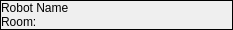
<?xml version="1.0" encoding="UTF-8"?>
<ui version="4.0">
 <class>TTBRobotWidget</class>
 <widget class="QFrame" name="TTBRobotWidget">
  <property name="enabled">
   <bool>true</bool>
  </property>
  <property name="geometry">
   <rect>
    <x>0</x>
    <y>0</y>
    <width>233</width>
    <height>48</height>
   </rect>
  </property>
  <property name="sizePolicy">
   <sizepolicy hsizetype="MinimumExpanding" vsizetype="MinimumExpanding">
    <horstretch>0</horstretch>
    <verstretch>0</verstretch>
   </sizepolicy>
  </property>
  <property name="minimumSize">
   <size>
    <width>0</width>
    <height>0</height>
   </size>
  </property>
  <property name="maximumSize">
   <size>
    <width>380</width>
    <height>300</height>
   </size>
  </property>
  <property name="frameShape">
   <enum>QFrame::Box</enum>
  </property>
  <layout class="QVBoxLayout" name="controlledRobotVerticalLayout" stretch="0,0">
   <property name="spacing">
    <number>0</number>
   </property>
   <property name="sizeConstraint">
    <enum>QLayout::SetMaximumSize</enum>
   </property>
   <property name="leftMargin">
    <number>0</number>
   </property>
   <property name="topMargin">
    <number>0</number>
   </property>
   <property name="rightMargin">
    <number>0</number>
   </property>
   <property name="bottomMargin">
    <number>0</number>
   </property>
   <item>
    <widget class="QLabel" name="robotNameLbl">
     <property name="maximumSize">
      <size>
       <width>16777215</width>
       <height>14</height>
      </size>
     </property>
     <property name="text">
      <string>Robot Name</string>
     </property>
    </widget>
   </item>
   <item>
    <layout class="QHBoxLayout" name="horizontalLayout">
     <item>
      <widget class="QLabel" name="RoomLbl">
       <property name="maximumSize">
        <size>
         <width>16777215</width>
         <height>14</height>
        </size>
       </property>
       <property name="text">
        <string>Room:</string>
       </property>
      </widget>
     </item>
     <item>
      <widget class="QLabel" name="RoomValue">
       <property name="minimumSize">
        <size>
         <width>100</width>
         <height>0</height>
        </size>
       </property>
       <property name="maximumSize">
        <size>
         <width>16777215</width>
         <height>14</height>
        </size>
       </property>
       <property name="text">
        <string/>
       </property>
      </widget>
     </item>
    </layout>
   </item>
  </layout>
 </widget>
 <layoutdefault spacing="0" margin="0"/>
 <resources/>
 <connections/>
</ui>
